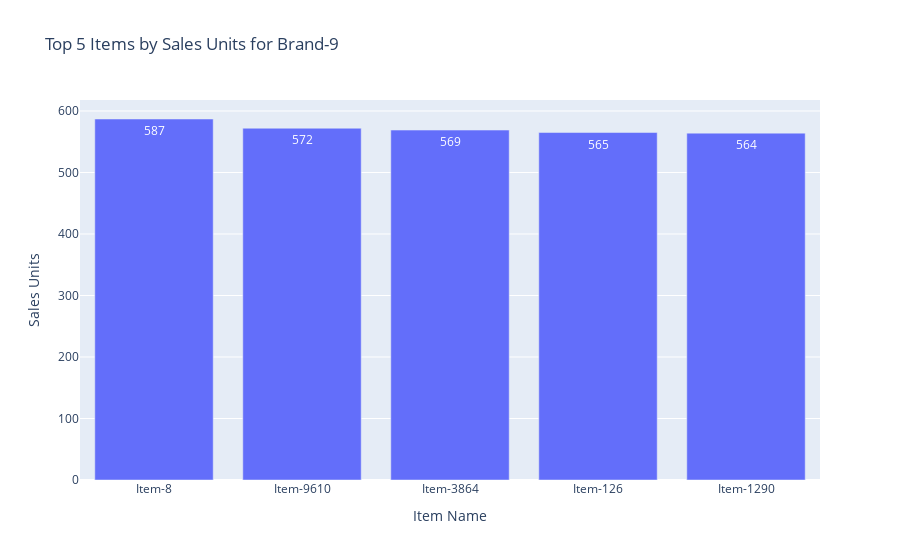
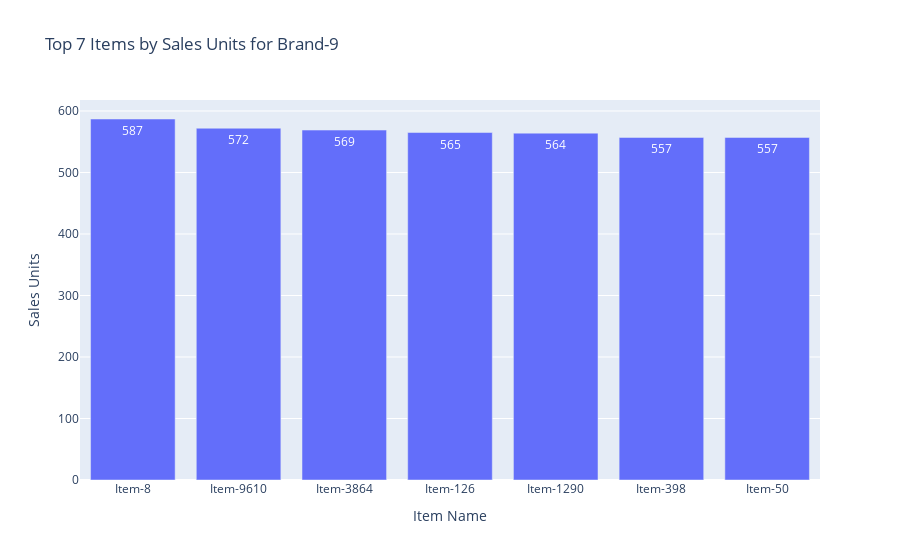

The notebook cell these images were saved under, in order:
### Code cell
# Function to format numbers as "M" for millions and "K" for thousands
def format_number(number):
    if number >= 1e6:
        return f'{number / 1e6:.2f}M'
    elif number >= 1e3:
        return f'{number / 1e3:.2f}K'
    else:
        return str(number)

# Create a list of unique brand names for sales units
brand_names_units = df_goups['brand_name'].unique()

# Initialize the output area for sales units
output_units = widgets.Output()

# Define a function to update the sales units section and display the total number of items, total sales units, and the top N items by sales units
def update_top_items_units(change):
    selected_brand = brand_dropdown_units.value
    N = top_items_slider_units.value  # Number of top items to display
    filtered_df_units = df_goups[df_goups['brand_name'] == selected_brand]

    # Calculate the total number of items sold and total sales units for the selected brand
    total_items_sold_units = filtered_df_units['item_id'].nunique()
    total_sales_units = filtered_df_units['sales_units'].sum()

    # Calculate the total sales units for each item
    item_sales_units = filtered_df_units.groupby('item_name')['sales_units'].sum().reset_index()

    # Sort the items by total sales units in descending order
    sorted_items_units = item_sales_units.sort_values(by='sales_units', ascending=False)

    # Create a data frame for the top N items by sales units
    top_items_units = sorted_items_units.head(N)

    # Define a custom sorting order for the top items based on sales units
    custom_sort_units = top_items_units['item_name'].values.tolist()

    # Create a bar chart for the top N items by sales units with the custom sorting order
    fig_units = px.bar(top_items_units, x='item_name', y='sales_units', title=f'Top {N} Items by Sales Units for {selected_brand}', category_orders={"item_name": custom_sort_units})
    fig_units.update_xaxes(title_text='Item Name')
    fig_units.update_yaxes(title_text='Sales Units')
    fig_units.update_traces(text=top_items_units['sales_units'], textposition='inside', texttemplate='%{y}')

    with output_units:
        clear_output(wait=True)
        print(f'Total Number of Items Sold for {selected_brand}: {total_items_sold_units}')
        print(f'Total Sales Units for {selected_brand}: {format_number(total_sales_units)}')
        print(f'Top {N} Items by Sales Units for {selected_brand} (in custom sorting order):')
        display(top_items_units)  # Now display the top items directly for better formatting
        print(f'Total Sales Units for top {N} items for {selected_brand}: {format_number(top_items_units["sales_units"].sum())}')
        display(fig_units)

# Create a dropdown widget for selecting the brand name for sales units
brand_dropdown_units = widgets.Dropdown(
    options=brand_names_units,
    description='Select Brand (Units):'
)

# Create a slider for selecting the number of top items by sales units
top_items_slider_units = widgets.IntSlider(
    value=5, min=1, max=25, step=1, description='Top N Items (Units):', continuous_update=False
)

# Define an event handler for the dropdown widget for sales units
brand_dropdown_units.observe(update_top_items_units, names='value')
top_items_slider_units.observe(update_top_items_units, names='value')

# Display the dropdown widget, slider, and output area for sales units
display(brand_dropdown_units)
display(top_items_slider_units)
display(output_units)

### Figure 1 — Plotly figure (JSON) as saved in the notebook; plotly's stock layout.template omitted (floating-point values rounded to 4 significant figures)
{"data": [{"alignmentgroup": "True", "hovertemplate": "item_name=%{x}<br>sales_units=%{y}<extra></extra>", "legendgroup": "", "marker": {"color": "#636efa", "pattern": {"shape": ""}}, "name": "", "offsetgroup": "", "orientation": "v", "showlegend": false, "text": [587, 572, 569, 565, 564], "textposition": "inside", "texttemplate": "%{y}", "type": "bar", "x": ["Item-8", "Item-9610", "Item-3864", "Item-126", "Item-1290"], "xaxis": "x", "y": [587, 572, 569, 565, 564], "yaxis": "y"}], "layout": {"barmode": "relative", "legend": {"tracegroupgap": 0}, "title": {"text": "Top 5 Items by Sales Units for Brand-9"}, "xaxis": {"anchor": "y", "categoryarray": ["Item-8", "Item-9610", "Item-3864", "Item-126", "Item-1290"], "categoryorder": "array", "domain": [0, 1], "title": {"text": "Item Name"}}, "yaxis": {"anchor": "x", "domain": [0, 1], "title": {"text": "Sales Units"}}}}

### Figure 2 — Plotly figure (JSON) as saved in the notebook; plotly's stock layout.template omitted (floating-point values rounded to 4 significant figures)
{"data": [{"alignmentgroup": "True", "hovertemplate": "item_name=%{x}<br>sales_units=%{y}<extra></extra>", "legendgroup": "", "marker": {"color": "#636efa", "pattern": {"shape": ""}}, "name": "", "offsetgroup": "", "orientation": "v", "showlegend": false, "text": [587, 572, 569, 565, 564, 557, 557], "textposition": "inside", "texttemplate": "%{y}", "type": "bar", "x": ["Item-8", "Item-9610", "Item-3864", "Item-126", "Item-1290", "Item-398", "Item-50"], "xaxis": "x", "y": [587, 572, 569, 565, 564, 557, 557], "yaxis": "y"}], "layout": {"barmode": "relative", "legend": {"tracegroupgap": 0}, "title": {"text": "Top 7 Items by Sales Units for Brand-9"}, "xaxis": {"anchor": "y", "categoryarray": ["Item-8", "Item-9610", "Item-3864", "Item-126", "Item-1290", "Item-398", "Item-50"], "categoryorder": "array", "domain": [0, 1], "title": {"text": "Item Name"}}, "yaxis": {"anchor": "x", "domain": [0, 1], "title": {"text": "Sales Units"}}}}
